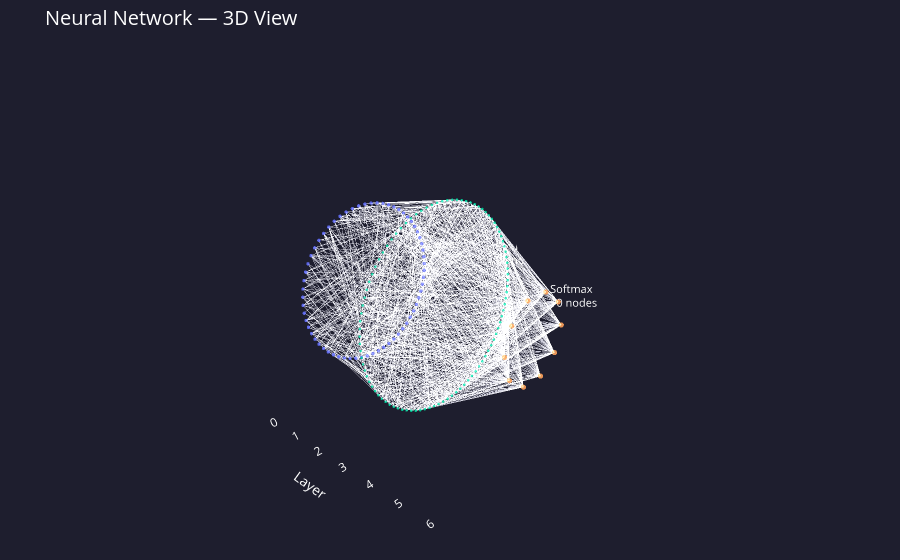
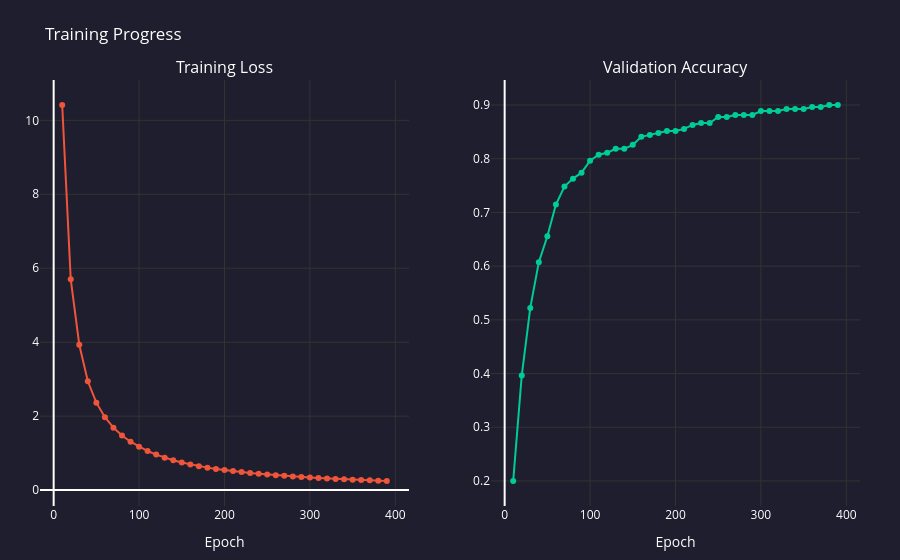

Write notebook code for charts like these, in order.
### Markdown cell above
---
## 3b. Wizualizacje interaktywne

Poniższe wykresy otwierają się w przeglądarce:
- **Architektura 3D** – obracaj myszą, przewijaj aby przybliżyć.
- **Postęp trenowania** – najedź kursorem na punkt aby zobaczyć dokładne wartości.

### Code cell
from Code.Visualization.network_visualization import show_architecture_3d, show_training_progress

# 'best' is set by the Bayesian optimisation cell above

# ── 3D architecture of the best experiment ────────────────────────────
best_sizes = best['sizes']
best_acts  = best['act']

print(f"Showing 3D architecture for: {best['name']}")
show_architecture_3d(best_sizes, best_acts)

# ── Animated training progress of the best experiment ─────────────────
print(f"Showing training progress for: {best['name']}")
show_training_progress(best['trainer'].loss_history, best['trainer'].val_acc_history)

### Figure 1 — Plotly figure (JSON) as saved in the notebook; plotly's stock layout.template omitted (floating-point values rounded to 4 significant figures; data arrays with more than 128 entries replaced by an {"elided": "..."} marker saying what was removed)
{"data": [{"hoverinfo": "none", "line": {"color": "rgba(180,180,180,0.12)", "width": 0.8}, "mode": "lines", "name": "connections", "type": "scatter3d", "x": {"elided": "3600 int values"}, "y": {"elided": "3600 float values"}, "z": {"elided": "3600 float values"}}, {"hovertemplate": "%{text}<extra></extra>", "marker": {"color": {"elided": "170 str values"}, "line": {"width": 0}, "opacity": 0.9, "size": {"elided": "170 int values"}}, "mode": "markers", "name": "nodes", "text": {"elided": "170 str values"}, "type": "scatter3d", "x": {"elided": "170 int values"}, "y": {"elided": "170 float values"}, "z": {"elided": "170 float values"}}, {"hoverinfo": "none", "mode": "text", "name": "labels", "text": ["Input<br>64 nodes", "Relu<br>96 nodes", "Softmax<br>10 nodes"], "textfont": {"color": "white", "size": 11}, "type": "scatter3d", "x": [0, 3, 6], "y": [3, 3.539, 1.8], "z": [0, 0, 0]}], "layout": {"font": {"color": "white"}, "margin": {"b": 0, "l": 0, "r": 0, "t": 50}, "paper_bgcolor": "#1e1e2e", "scene": {"bgcolor": "#1e1e2e", "camera": {"eye": {"x": 1.6, "y": -1.8, "z": 1}, "up": {"x": 0, "y": 0, "z": 1}}, "xaxis": {"backgroundcolor": "#1e1e2e", "gridcolor": "#333", "showgrid": false, "title": {"text": "Layer"}, "zeroline": false}, "yaxis": {"backgroundcolor": "#1e1e2e", "gridcolor": "#333", "showgrid": false, "showticklabels": false, "title": {"text": ""}, "zeroline": false}, "zaxis": {"backgroundcolor": "#1e1e2e", "gridcolor": "#333", "showgrid": false, "showticklabels": false, "title": {"text": ""}, "zeroline": false}}, "showlegend": false, "title": {"font": {"color": "white", "size": 20}, "text": "Neural Network — 3D View"}}}

### Figure 2 — Plotly figure (JSON) as saved in the notebook; plotly's stock layout.template omitted (floating-point values rounded to 4 significant figures)
{"data": [{"hovertemplate": "Epoch %{x}<br>Loss: %{y:.4f}<extra></extra>", "line": {"color": "#EF553B", "width": 2}, "marker": {"size": 6}, "mode": "lines+markers", "name": "Loss", "type": "scatter", "x": [10, 20, 30, 40, 50, 60, 70, 80, 90, 100, 110, 120, 130, 140, 150, 160, 170, 180, 190, 200, 210, 220, 230, 240, 250, 260, 270, 280, 290, 300, 310, 320, 330, 340, 350, 360, 370, 380, 390], "xaxis": "x", "y": [10.41, 5.701, 3.932, 2.943, 2.365, 1.97, 1.69, 1.478, 1.309, 1.172, 1.058, 0.9607, 0.8781, 0.8065, 0.7449, 0.6925, 0.6476, 0.6083, 0.5736, 0.5425, 0.5142, 0.4884, 0.4645, 0.4425, 0.4221, 0.403, 0.3854, 0.369, 0.3538, 0.3396, 0.3266, 0.3145, 0.3032, 0.2926, 0.2827, 0.2732, 0.2644, 0.256, 0.248], "yaxis": "y"}, {"hovertemplate": "Epoch %{x}<br>Accuracy: %{y:.4f}<extra></extra>", "line": {"color": "#00CC96", "width": 2}, "marker": {"size": 6}, "mode": "lines+markers", "name": "Val Accuracy", "type": "scatter", "x": [10, 20, 30, 40, 50, 60, 70, 80, 90, 100, 110, 120, 130, 140, 150, 160, 170, 180, 190, 200, 210, 220, 230, 240, 250, 260, 270, 280, 290, 300, 310, 320, 330, 340, 350, 360, 370, 380, 390], "xaxis": "x2", "y": [0.2, 0.3963, 0.5222, 0.6074, 0.6556, 0.7148, 0.7481, 0.763, 0.7741, 0.7963, 0.8074, 0.8111, 0.8185, 0.8185, 0.8259, 0.8407, 0.8444, 0.8481, 0.8518, 0.8518, 0.8556, 0.863, 0.8667, 0.8667, 0.8778, 0.8778, 0.8815, 0.8815, 0.8815, 0.8889, 0.8889, 0.8889, 0.8926, 0.8926, 0.8926, 0.8963, 0.8963, 0.9, 0.9], "yaxis": "y2"}], "layout": {"annotations": [{"font": {"size": 16}, "showarrow": false, "text": "Training Loss", "x": 0.225, "xanchor": "center", "xref": "paper", "y": 1, "yanchor": "bottom", "yref": "paper"}, {"font": {"size": 16}, "showarrow": false, "text": "Validation Accuracy", "x": 0.775, "xanchor": "center", "xref": "paper", "y": 1, "yanchor": "bottom", "yref": "paper"}], "font": {"color": "white"}, "margin": {"b": 40, "l": 40, "r": 40, "t": 80}, "paper_bgcolor": "#1e1e2e", "plot_bgcolor": "#1e1e2e", "showlegend": false, "title": {"text": "Training Progress"}, "xaxis": {"anchor": "y", "domain": [0, 0.45], "gridcolor": "#333", "title": {"text": "Epoch"}}, "xaxis2": {"anchor": "y2", "domain": [0.55, 1], "gridcolor": "#333", "title": {"text": "Epoch"}}, "yaxis": {"anchor": "x", "domain": [0, 1], "gridcolor": "#333"}, "yaxis2": {"anchor": "x2", "domain": [0, 1], "gridcolor": "#333"}}}
